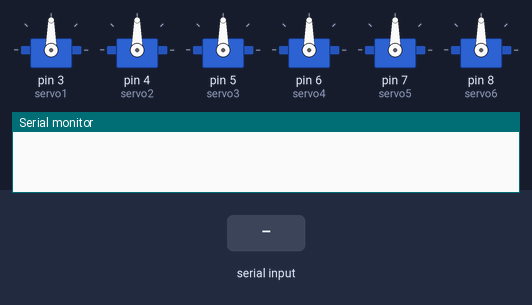
A sketch run on a simulated Arduino Uno, built with avr-gcc and run on an emulated ATmega328P. Parts: 6 × servo, the last lines printed to the serial monitor. The test bench sets the inputs (shaded band).

Above: at 0.1 s.
At 3.2 s:
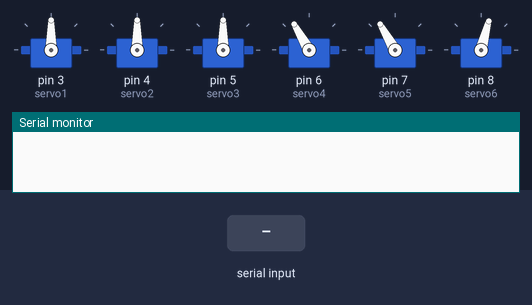
3.3 s: "T90\n" received over Serial
At 3.6 s:
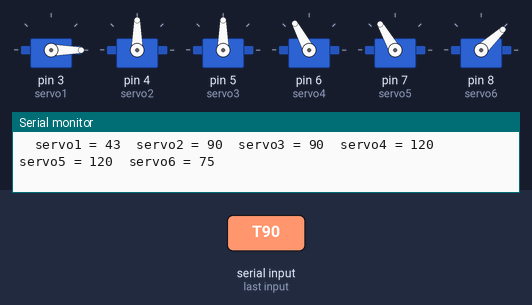
Timing chart, 0 to 6.3 s (numbered marks = the images above; inputs shaded):
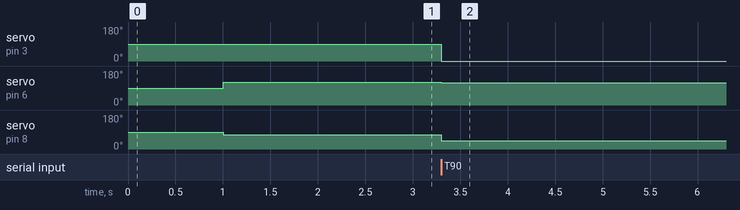

Measured:
- after the input at 3.3 s, servo on pin 3 (servo1): 90° → 0° at once; servo on pin 6 (servo4): 120° → 118° at once; servo on pin 8 (servo6): 75° → 43° at once

The sketch:

perseint.ino
```cpp
#include <Servo.h>
Servo servo1 ;
Servo servo2 ;
Servo servo3 ;
Servo servo4 ;
Servo servo5 ;
Servo servo6 ;
int s[7] ;
char inc ;
int a, b, c, d, i, x, y ;
void setup() {
  // put your setup code here, to run once:
  servo1.attach(3);
  servo2.attach(4);
  servo3.attach(5);
  servo4.attach(6);
  servo5.attach(7);
  servo6.attach(8);
  Serial.begin(115200);
  delay(1000);
  servo1.write(90);
  servo2.write(90);
  servo3.write(90);
  servo4.write(120);
  servo5.write(120);
  servo6.write(75);
  delay(1000);
  pinMode( A0 , INPUT);
  s[1] = 90 ;
  s[2] = 90;
  s[3] = 90;
  s[4] = 120;
  s[5] = 120;
  s[6] = 75;

}

void loop() {
  // put your main code here, to run repeatedly:
  while (!Serial.available()) {

      }

  inc = Serial.read();


  if (inc == '#') {

    x = Serial.parseInt();

  }

  if (inc == 'P') {
    y = Serial.parseInt();
  }

  s[(x+1)] = map (y, 500, 2500 , 10 , 170 ) ;


  if  (inc == 'T' ) {
    a = map(s[6] , 10 , 170 , 20 , 77);
    b = map(s[4] , 10 , 170 , 70 , 140);
    servo1.write(s[1]);
    servo2.write(s[2]);
    servo3.write(s[3]);
    servo4.write(b);
    servo5.write(s[5]);
    servo6.write(a);
    Serial.print("  servo1 = ");
    Serial.print(a);
    Serial.print("  servo2 = ");
    Serial.print(s[2]);
    Serial.print("  servo3 = ");
    Serial.print(s[3]);
    Serial.print("  servo4 = ");
    Serial.print(s[4]);
    Serial.print("  servo5 = ");
    Serial.print(s[5]);
    Serial.print("  servo6 = ");
    Serial.println(s[6]);
  }
}
```
